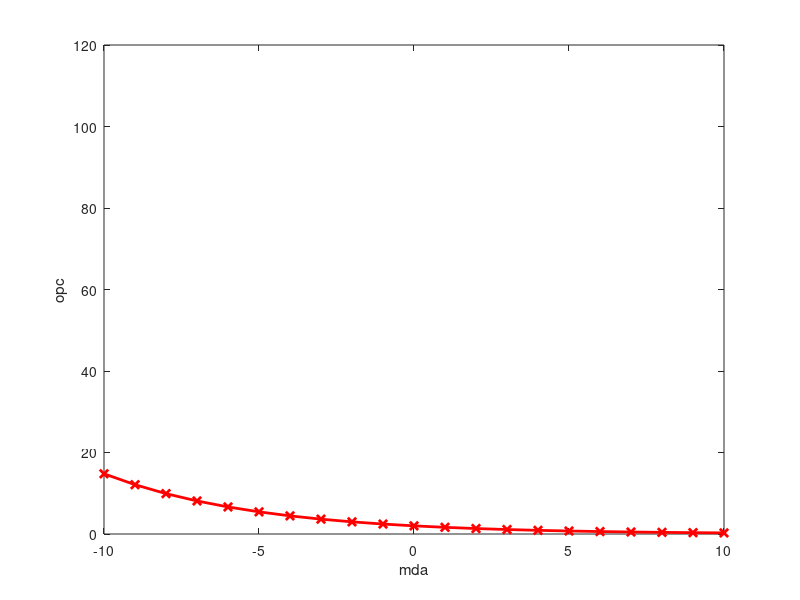

Reproduce this figure in MATLAB.
clear all; clc;

% Replace the strings with the correct numbers
x = -20:1:20; % Replace the strings with the correct numbers
% Calculate the function
y = 2*exp(-0.2*x);
% Plot the function
plot(x,y,'-x','LineWidth', 2, 'Color', 'red')
xlim([-10 10])
% X label and Y label
xlabel('mda')
ylabel('opc')

